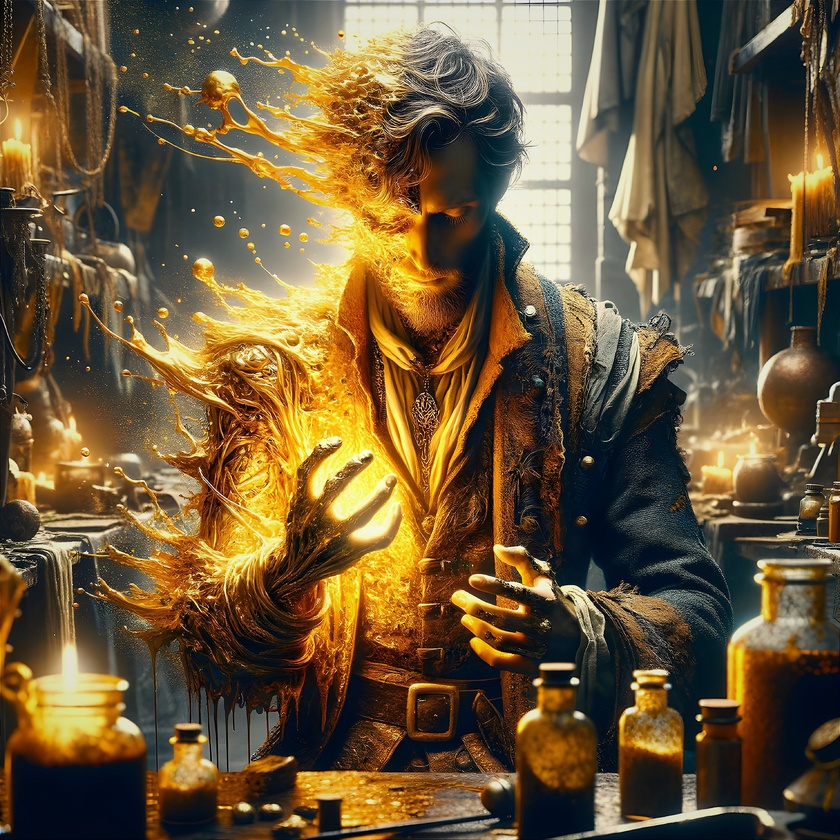
#> input picture Python Automation Projects/imageProcessor(Edit Images with Python)/images/Alchemist.jpeg, 840 x 840 px, shrunk from 2236 x 2236 before the run; its folder holds only this picture in this run
$ python photoEditor.py
#> lines starting #> are read from the running program, lines starting #| are printed output that depends on the picture
# python3 -m pip install --upgrade Pillow
from PIL import Image, ImageEnhance, ImageFilter
import os

# Get the relative path to the 'images' folder
path = os.path.join(os.path.dirname(__file__), 'images')

#  Get the relative path to the 'editedImages' folder
path_out = os.path.join(os.path.dirname(__file__), 'editedImages')

# Create the output directory if it doesn't exist
os.makedirs(path_out, exist_ok=True)

# Filter out non-image files
image_files = [filename for filename in os.listdir(path) if filename.lower().endswith(('.png', '.jpg', '.jpeg', '.gif', '.bmp'))]


for filename in image_files:
    img = Image.open(os.path.join(path, filename))
#> img is the input picture: PIL image 840x840 RGB; mean R, G, B 107.7, 88, 56.6

#   Sharpen image, turn it into greyscale, and rotate the image
    edit = img.filter(ImageFilter.SHARPEN).convert('L')
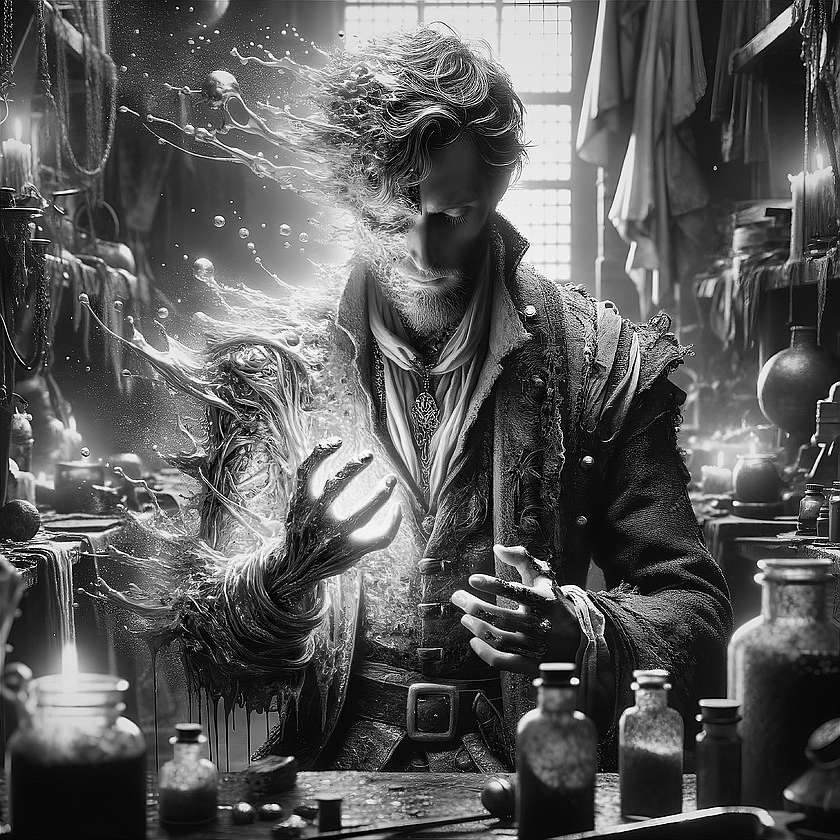
#> edit: PIL image 840x840 L; min 0, max 255, mean 90.5

#   Increasing contrast
    enhancer = ImageEnhance.Contrast(edit)
    factor = 2.0  # You can adjust this factor to control the contrast
    edit = enhancer.enhance(factor)
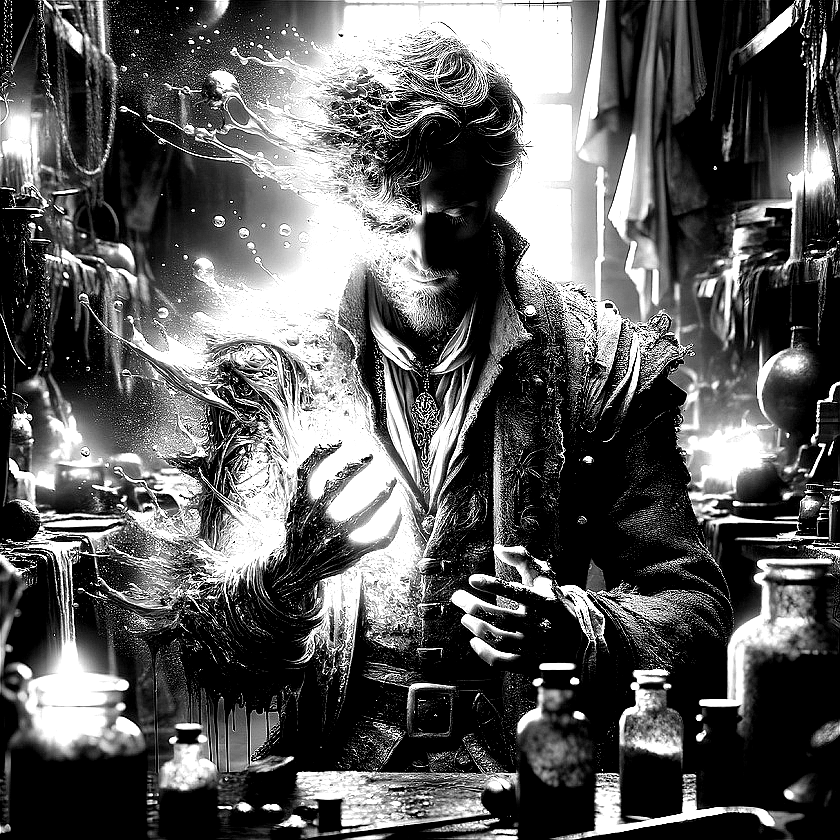
#> edit: PIL image 840x840 L; min 0, max 255, mean 92.2

    cleaned_name = os.path.splitext(filename)[0]  # Use os.path.splitext to get the filename without extension

#     Save the edited image in the 'editedImages' folder
    edit.save(os.path.join(path_out, f"{cleaned_name}_edited.jpg"))

$ run again, on Python Automation Projects/imageProcessor(Edit Images with Python)/images/magic.jpeg
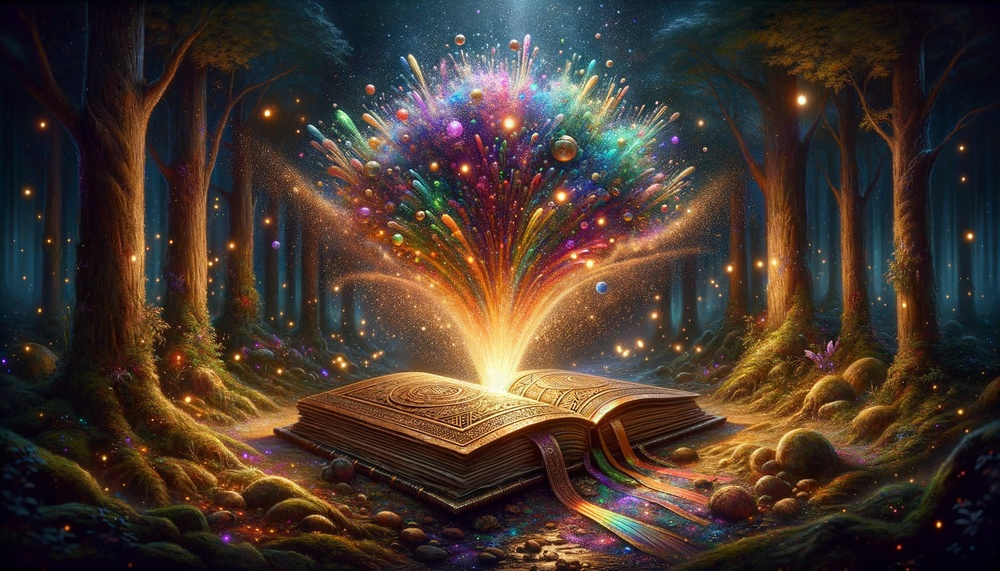
#> input picture Python Automation Projects/imageProcessor(Edit Images with Python)/images/magic.jpeg, 1000 x 571 px, shrunk from 1792 x 1024 before the run
#> img is the input picture: PIL image 1000x571 RGB; mean R, G, B 69, 54.3, 45.4
#> `edit = img.filter(ImageFilter.SHARPEN).convert('L')`:
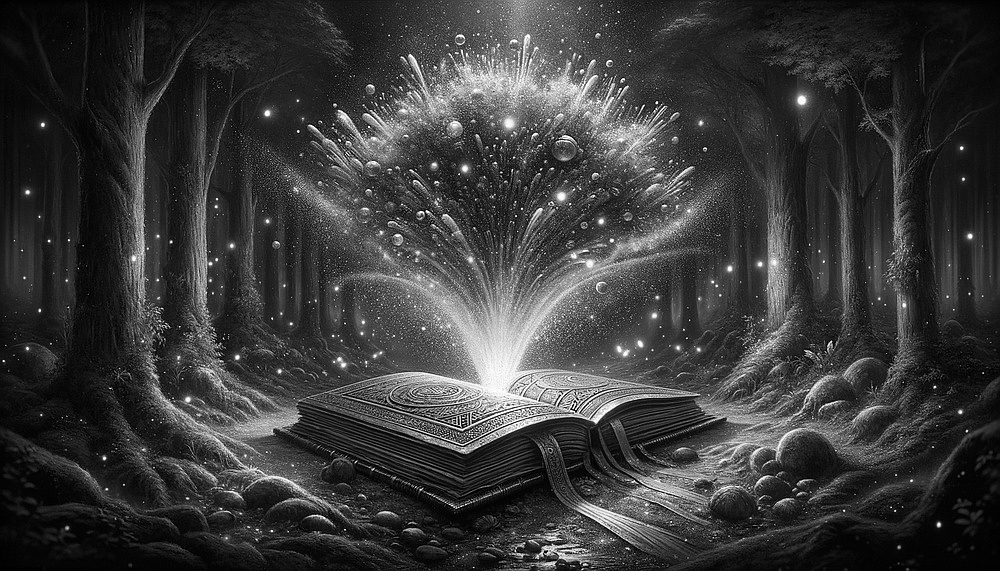
#> edit: PIL image 1000x571 L; min 0, max 255, mean 57.7
#> `edit = enhancer.enhance(factor)`:
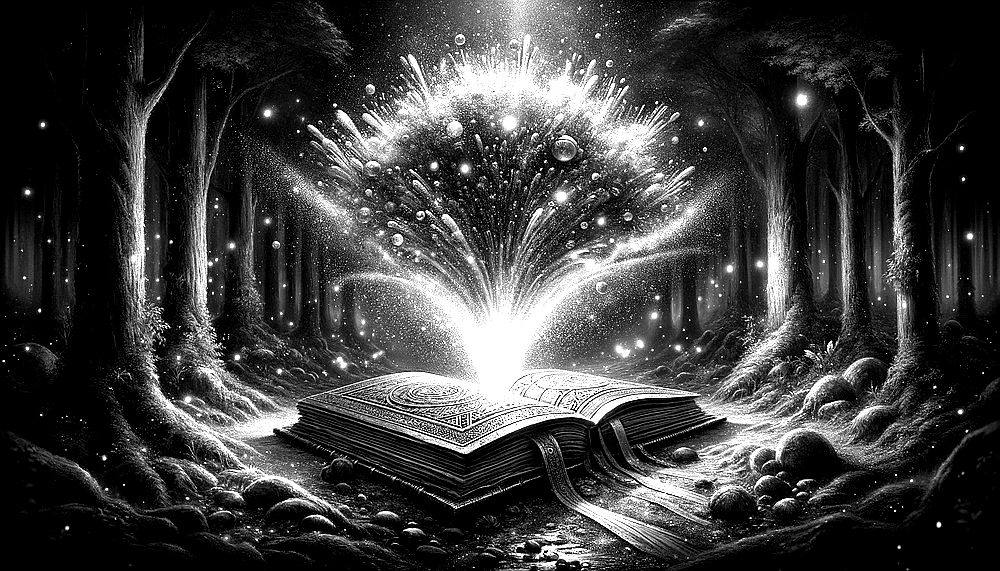
#> edit: PIL image 1000x571 L; min 0, max 255, mean 61.1

$ run again, on Python Automation Projects/imageProcessor(Edit Images with Python)/images/Rabbit.jpg
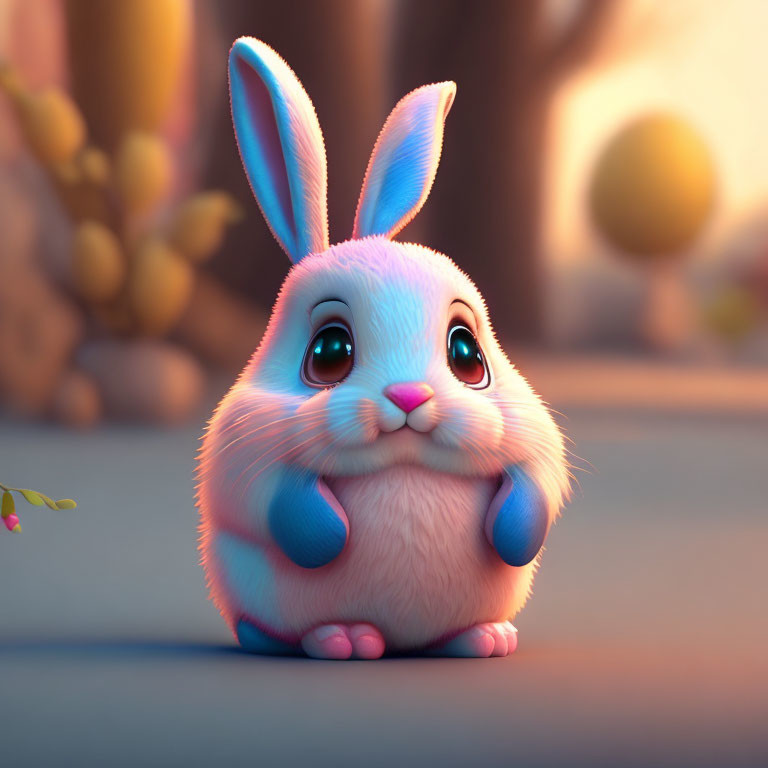
#> input picture Python Automation Projects/imageProcessor(Edit Images with Python)/images/Rabbit.jpg, 768 x 768 px
#> img is the input picture: PIL image 768x768 RGB; mean R, G, B 139.3, 114.5, 110.3
#> `edit = img.filter(ImageFilter.SHARPEN).convert('L')`:
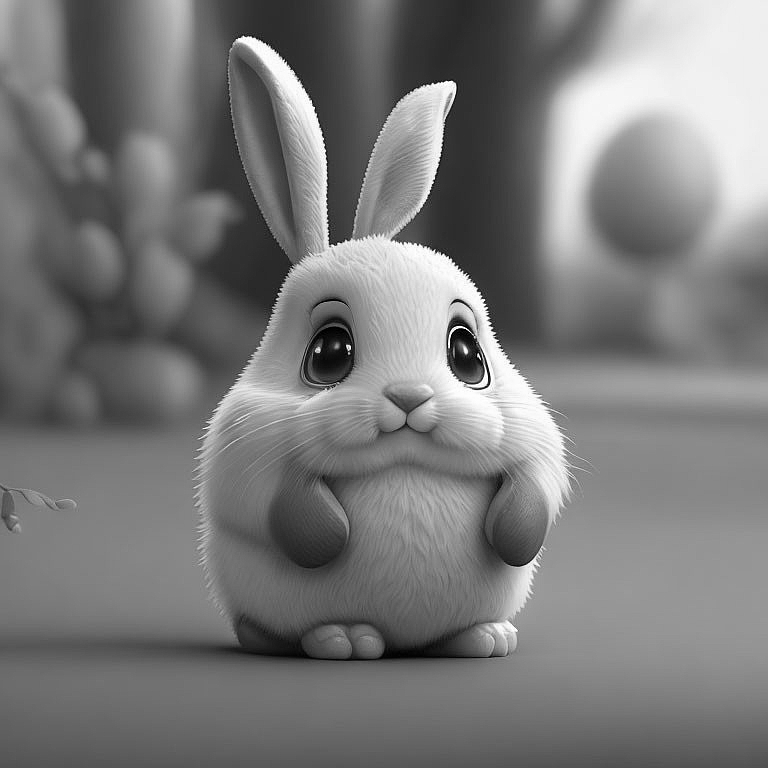
#> edit: PIL image 768x768 L; min 0, max 255, mean 121.4
#> `edit = enhancer.enhance(factor)`:
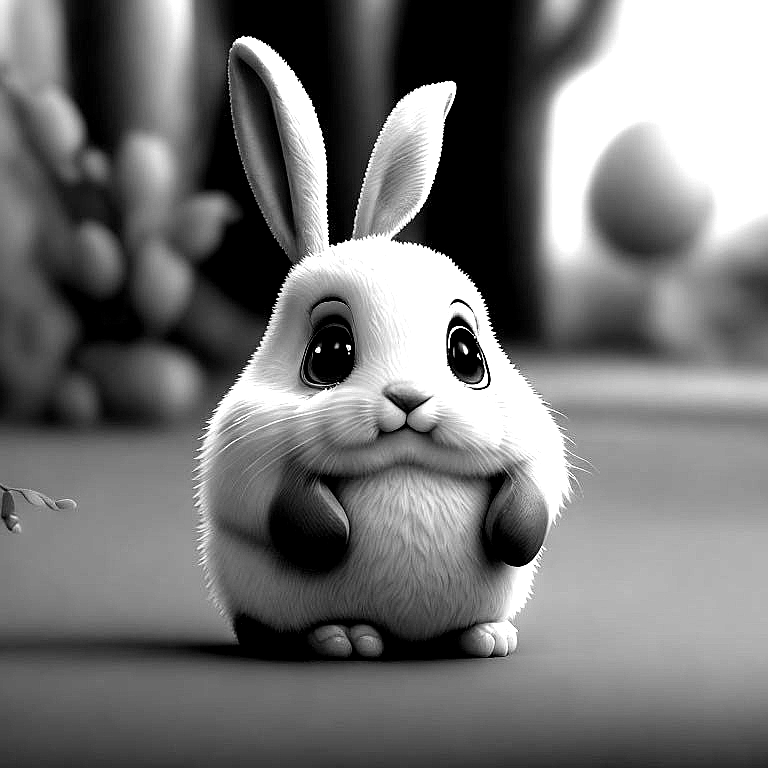
#> edit: PIL image 768x768 L; min 0, max 255, mean 116.1
